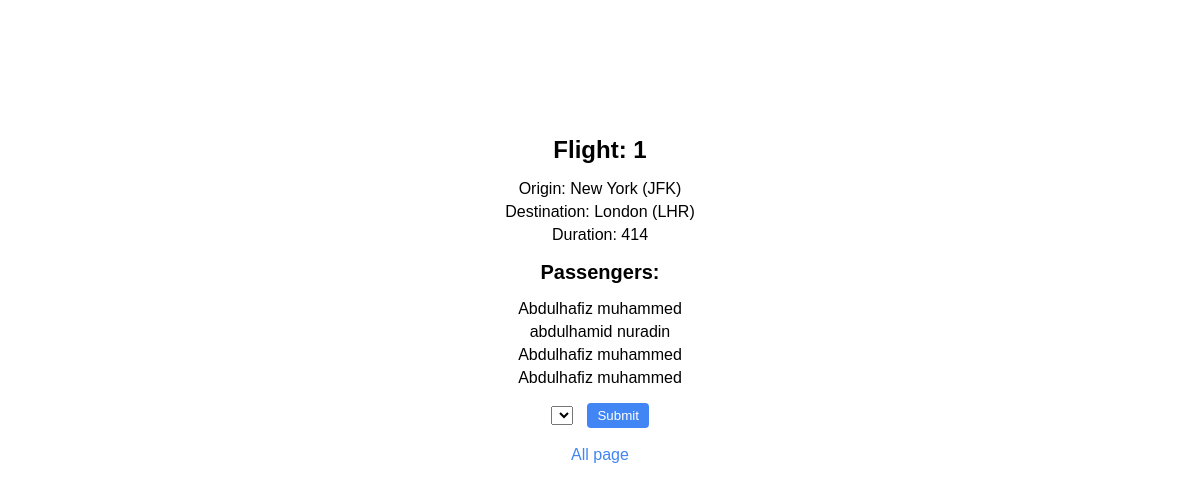
Screenshot of /flights/flight/1 with the database file from the repository.
### flights/models.py (models this page shows, shortened)
class Flight(models.Model):
    origin =models.ForeignKey(Airport, on_delete=models.CASCADE, related_name="departures")
    destination =models.ForeignKey(Airport, on_delete=models.CASCADE, related_name="arrivals")
    duration = models.IntegerField()

class Airport(models.Model):
    code = models.CharField(max_length=3)
    city = models.CharField(max_length=64)
    def __str__(self):
        return f"{self.city} ({self.code})"

class Passanger(models.Model):
    first_name = models.CharField(max_length=64)
    Last_name = models.CharField(max_length=64)
    flights = models.ManyToManyField(Flight, blank=True, related_name="passengers")
    def __str__(self):
        return f"{self.first_name} {self.Last_name}"

### flights/views.py (the view)
# urls.py: path('flight/<int:number>', views.flight, name="flight"),
def flight(request, number):
    flight = Flight.objects.get(pk=number)
    passengers = flight.passengers.all()
    non_passenger = Passanger.objects.exclude(flights=flight).all()
    return render(request, "flights/flight.html",{
        "flight": flight,
        "passengers": passengers,
        "non_passengers": non_passenger
    })

### flights/templates/flights/flight.html (shortened to what this page needs)
{% extends "flights/layout.html" %}
{% block body %}
<h1 style="text-align: center;">Flight: {{ flight.id }}</h1>
<ul>
    <li>Origin: {{ flight.origin }}</li>
    <li>Destination: {{ flight.destination }}</li>
    <li>Duration: {{ flight.duration }}</li>
</ul>
<h2 style="text-align: center;">Passengers:</h2>
<ul>
    {% for passenger in passengers %}
        <li>{{passenger}}</li>
    {% empty %}
        <li>No passenger</li>
    {% endfor %}
</ul>
<form action="{% url 'flights:book' flight.id %}" method="post">
    <select name="passenger" id="">
    </select>
    <input type="submit">
</form>
<br>
<a href="{% url 'flights:index' %}">All page</a>
{% endblock %}

### flights/static/flights/styles.css (style rules this page uses)
body { font-family: Arial, sans-serif; margin: 0; padding: 0; height: 100vh; text-align: center; align-items: center; padding-left: 40%; padding-right: 40%; padding-top: 10%; }
h1 { font-size: 24px; }
h2 { font-size: 20px; }
ul { list-style-type: none; padding: 0; }
li { margin-bottom: 5px; }
form { margin-top: 10px; }
select { margin-right: 10px; }
input[type=submit] { background-color: #4285f4; color: white; padding: 5px 10px; border: none; border-radius: 4px; cursor: pointer; }
a { color: #4285f4; text-decoration: none; }

### rows the page displays
Flight: id "1", origin "New York (JFK)", destination "London (LHR)", duration "414"
Passanger: first_name+Last_name "Abdulhafiz muhammed"
Passanger: first_name+Last_name "abdulhamid nuradin"
Passanger: first_name+Last_name "Abdulhafiz muhammed"
Passanger: first_name+Last_name "Abdulhafiz muhammed"
